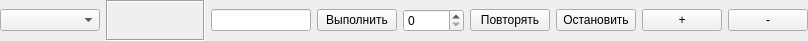
<?xml version="1.0" encoding="UTF-8"?>
<ui version="4.0">
 <class>SingleCommandPanel</class>
 <widget class="QWidget" name="SingleCommandPanel">
  <property name="geometry">
   <rect>
    <x>0</x>
    <y>0</y>
    <width>808</width>
    <height>41</height>
   </rect>
  </property>
  <property name="windowTitle">
   <string>Form</string>
  </property>
  <layout class="QHBoxLayout" name="horizontalLayout" stretch="1,1,1,0,0,0,0,0,0">
   <property name="leftMargin">
    <number>0</number>
   </property>
   <property name="topMargin">
    <number>0</number>
   </property>
   <property name="rightMargin">
    <number>0</number>
   </property>
   <property name="bottomMargin">
    <number>0</number>
   </property>
   <item>
    <widget class="QComboBox" name="commandBox"/>
   </item>
   <item>
    <widget class="QLabel" name="answerLabel">
     <property name="frameShape">
      <enum>QFrame::Box</enum>
     </property>
     <property name="frameShadow">
      <enum>QFrame::Sunken</enum>
     </property>
     <property name="text">
      <string/>
     </property>
    </widget>
   </item>
   <item>
    <widget class="QLineEdit" name="argumentEdit"/>
   </item>
   <item>
    <widget class="QPushButton" name="runButton">
     <property name="text">
      <string>Выполнить</string>
     </property>
    </widget>
   </item>
   <item>
    <widget class="QSpinBox" name="commandPeriodBox">
     <property name="maximum">
      <number>10000</number>
     </property>
    </widget>
   </item>
   <item>
    <widget class="QPushButton" name="runCycleButton">
     <property name="text">
      <string>Повторять</string>
     </property>
    </widget>
   </item>
   <item>
    <widget class="QPushButton" name="stopCycleButton">
     <property name="text">
      <string>Остановить</string>
     </property>
    </widget>
   </item>
   <item>
    <widget class="QPushButton" name="addButton">
     <property name="text">
      <string>+</string>
     </property>
    </widget>
   </item>
   <item>
    <widget class="QPushButton" name="removeButton">
     <property name="text">
      <string>-</string>
     </property>
    </widget>
   </item>
  </layout>
 </widget>
 <resources/>
 <connections/>
</ui>
